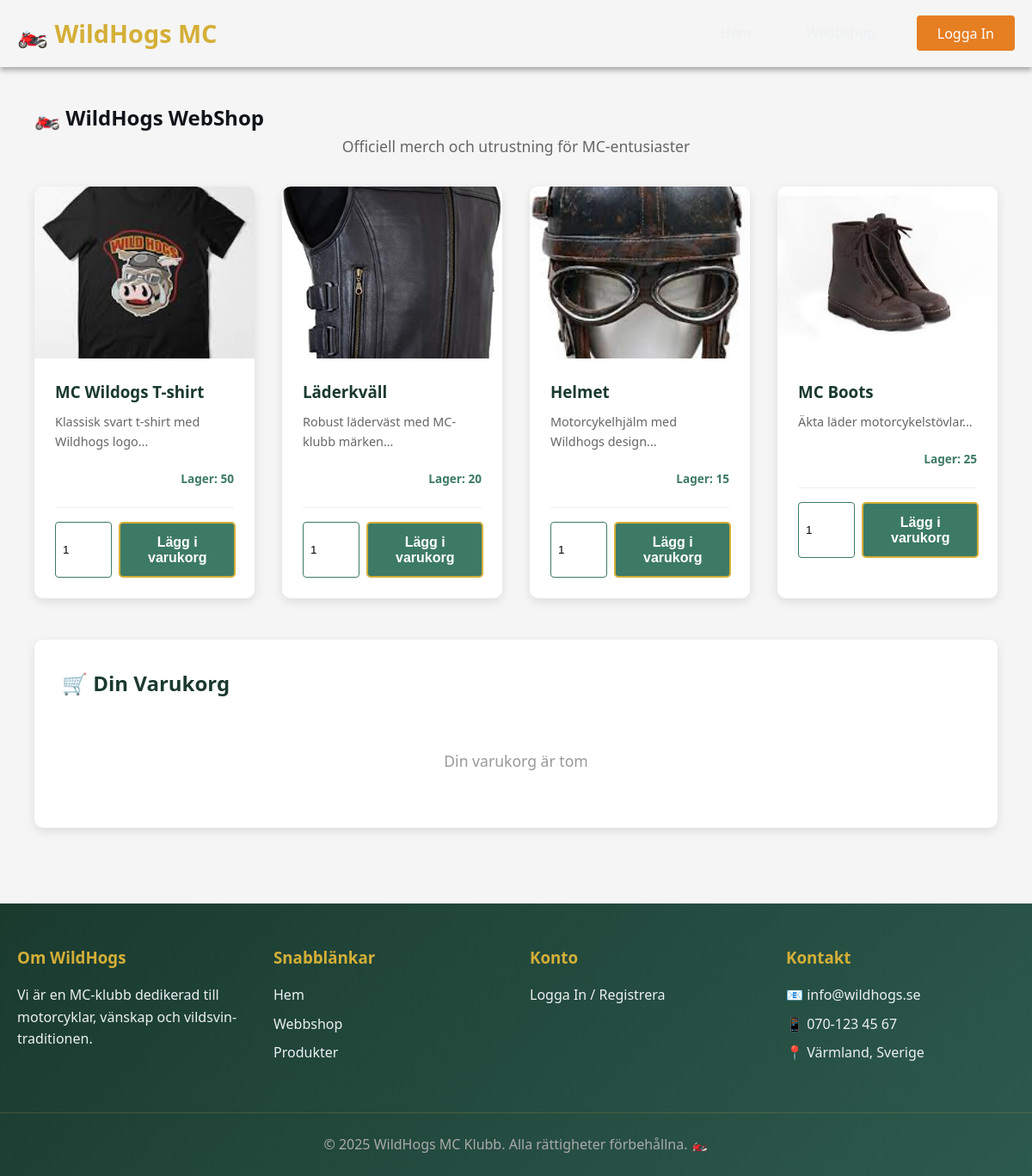
Screenshot of /webshop.php with the database file from the repository.
### tables this page shows
CREATE TABLE IF NOT EXISTS products (
    id INT PRIMARY KEY AUTO_INCREMENT,
    name VARCHAR(100) NOT NULL,
    description TEXT,
    price DECIMAL(10, 2) NOT NULL,
    stock INT NOT NULL DEFAULT 0,
    image_url VARCHAR(255),
    created_by INT,
    created_at TIMESTAMP DEFAULT CURRENT_TIMESTAMP,
    FOREIGN KEY (created_by) REFERENCES users(id)
);

### config.php (called while the page is built, shortened)
<?php
function isLoggedIn() {
    return isset($_SESSION['user_id']);
}
?>

### webshop.php (the view, shortened to what this page needs)
<?php
require 'config.php';
$query = "SELECT * FROM products WHERE stock > 0";
$stmt = $pdo->query($query);
$products = $stmt->fetchAll();
?>
<!DOCTYPE html>
<html lang="sv">
<head>
    <link rel="stylesheet" href="style.css">
</head>
<body>
    <?php include 'includes/nav.php'; ?>
    <main class="container">
        <section class="webshop-section">
            <h1>🏍️ WildHogs WebShop</h1>
            <p class="section-subtitle">Officiell merch och utrustning för MC-entusiaster</p>
            <div class="webshop-grid">
                <?php foreach ($products as $product): ?>
                    <div class="product-card">
                        <div class="product-image">
                            <img src="<?php echo htmlspecialchars($product['image_url'] ?? 'images/placeholder.jpg'); ?>" alt="<?php echo htmlspecialchars($product['name']); ?>">
                        </div>
                        <div class="product-info">
                            <h3><?php echo htmlspecialchars($product['name']); ?></h3>
                            <p class="product-description"><?php echo htmlspecialchars(substr($product['description'], 0, 100)); ?>...</p>
                            <div class="product-footer">
                                <span class="stock">Lager: <?php echo $product['stock']; ?></span>
                            </div>
                            <form method="POST" class="add-to-cart-form">
                                <input type="number" name="quantity" value="1" min="1" max="<?php echo $product['stock']; ?>">
                                <button type="submit" name="add_to_cart" class="btn-secondary">Lägg i varukorg</button>
                            </form>
                        </div>
                    </div>
                <?php endforeach; ?>
            </div>
            <div class="cart-section">
                <h2>🛒 Din Varukorg</h2>
                <?php if (!empty($_SESSION['cart'])): ?>
                    <table class="cart-table">
                        <thead>
                            <tr>
                                <th>Produkt</th>
                                <th>Pris</th>
                                <th>Antal</th>
                                <th>Totalt</th>
                            </tr>
                        </thead>
                        <tbody>
                            <?php
                            $total = 0;
                            foreach ($_SESSION['cart'] as $product_id => $quantity):
                                $stmt = $pdo->prepare("SELECT * FROM products WHERE id = ?");
                                $stmt->execute([$product_id]);
                                $product = $stmt->fetch();
                                $item_total = $product['price'] * $quantity;
                                $total += $item_total;
                            ?>
                                <tr>
                                    <td><?php echo htmlspecialchars($product['name']); ?></td>
                                    <td><?php echo number_format($product['price'], 2, ',', ' '); ?> kr</td>
                                    <td><?php echo $quantity; ?></td>
                                    <td><?php echo number_format($item_total, 2, ',', ' '); ?> kr</td>
                                </tr>
                            <?php endforeach; ?>
                        </tbody>
                    </table>
                    <div class="cart-total">
                        <h3>Totalt: <?php echo number_format($total, 2, ',', ' '); ?> kr</h3>
                    </div>
                    <div class="cart-actions">
                        <a href="webshop.php?clear_cart=1" class="btn-secondary">Rensa varukorg</a>
                        <?php if (isLoggedIn()): ?>
                            <form method="POST" action="checkout.php">
                                <button type="submit" class="btn-primary">Fortsätt till betalning</button>
                            </form>
                        <?php else: ?>
                            <a href="login.php" class="btn-primary">Logga in för att slutföra köp</a>
                        <?php endif; ?>
                    </div>
                <?php else: ?>
                    <p class="empty-cart">Din varukorg är tom</p>
                <?php endif; ?>
            </div>
        </section>
    </main>
    <?php include 'includes/footer.php'; ?>
</body>
</html>

### includes/nav.php (shortened to what this page needs)
<nav class="navbar">
    <div class="nav-container">
        <div class="nav-logo">
            <a href="index.php">🏍️ WildHogs MC</a>
        </div>
        <ul class="nav-menu">
            <li><a href="index.php">Hem</a></li>
            <li><a href="webshop.php">Webbshop</a></li>
            <?php if (isLoggedIn()): ?>
                <li><span class="welcome-text">Välkommen, <?php echo htmlspecialchars($_SESSION['username']); ?></span></li>
                <?php if (isAdmin()): ?>
                    <li><a href="admin.php" class="nav-admin">Admin Panel</a></li>
                <?php endif; ?>
                <li><a href="logout.php" class="btn-logout">Logga Ut</a></li>
            <?php else: ?>
                <li><a href="login.php" class="btn-login">Logga In</a></li>
            <?php endif; ?>
        </ul>
    </div>
</nav>

### includes/footer.php (shortened to what this page needs)
<footer class="footer">
    <div class="container footer-content">
        <div class="footer-section">
            <h3>Om WildHogs</h3>
            <p>Vi är en MC-klubb dedikerad till motorcyklar, vänskap och vildsvin-traditionen.</p>
        </div>
        <div class="footer-section">
            <h3>Snabblänkar</h3>
            <ul>
                <li><a href="index.php">Hem</a></li>
                <li><a href="webshop.php">Webbshop</a></li>
                <li><a href="webshop.php">Produkter</a></li>
            </ul>
        </div>
        <div class="footer-section">
            <h3>Konto</h3>
            <ul>
                <?php if (isLoggedIn()): ?>
                    <li><span>Inloggad som: <?php echo htmlspecialchars($_SESSION['username']); ?></span></li>
                    <li><a href="logout.php">Logga Ut</a></li>
                <?php else: ?>
                    <li><a href="login.php">Logga In / Registrera</a></li>
                <?php endif; ?>
            </ul>
        </div>
        <div class="footer-section">
            <h3>Kontakt</h3>
            <p>📧 info@wildhogs.se</p>
            <p>📱 070-123 45 67</p>
            <p>📍 Värmland, Sverige</p>
        </div>
    </div>
    <div class="footer-bottom">
        <p>&copy; 2025 WildHogs MC Klubb. Alla rättigheter förbehållna. 🏍️</p>
    </div>
</footer>

### style.css (style rules this page uses)
:root { --primary-dark: #1a3a2e; --primary-medium: #2d5a4e; --primary-light: #3d7a66; --accent-gold: #d4af37; --accent-orange: #e67e22; --text-dark: #0f1419; --text-light: #ecf0f1; --border-color: #3d7a66; --hover-color: #4a9975; --danger-color: #e74c3c; }
* { margin: 0; padding: 0; box-sizing: border-box; }
html { scroll-behavior: smooth; }
body { font-family: 'Segoe UI', Tahoma, Geneva, Verdana, sans-serif; line-height: 1.6; color: var(--text-dark); background-color: #f5f5f5; }
.container { max-width: 1200px; margin: 0 auto; padding: 0 20px; }
.navbar { background: url(images/RUSTIK_568.jpg); box-shadow: 0 4px 6px rgba(0, 0, 0, 0.3); position: sticky; top: 0; z-index: 100; }
.nav-container { max-width: 1200px; margin: 0 auto; padding: 1rem 20px; display: flex; justify-content: space-between; align-items: center; }
.nav-logo a { font-size: 1.8rem; font-weight: bold; color: var(--accent-gold); text-decoration: none; transition: color 0.3s; }
.nav-menu { display: flex; list-style: none; gap: 2rem; align-items: center; }
.nav-menu a { color: var(--text-light); text-decoration: none; font-weight: 500; transition: all 0.3s; padding: 0.5rem 1rem; border-radius: 4px; }
.btn-login { background-color: var(--accent-orange); color: white !important; padding: 0.6rem 1.5rem !important; border-radius: 20px; font-weight: bold; transition: all 0.3s; }
.btn-primary, .btn-secondary { padding: 0.8rem 2rem; border: none; border-radius: 5px; font-size: 1rem; font-weight: bold; cursor: pointer; text-decoration: none; transition: all 0.3s; display: inline-block; text-align: center; }
.btn-secondary { background-color: var(--primary-light); color: white; border: 2px solid var(--accent-gold); }
.webshop-section { padding: 40px 20px; }
.section-subtitle { text-align: center; color: #666; font-size: 1.1rem; margin-bottom: 2rem; }
.webshop-grid { display: grid; grid-template-columns: repeat(auto-fill, minmax(250px, 1fr)); gap: 2rem; margin-bottom: 3rem; }
.product-card { background: white; border-radius: 10px; overflow: hidden; box-shadow: 0 4px 12px rgba(0, 0, 0, 0.1); transition: all 0.3s; }
.product-image { width: 100%; height: 200px; background-color: #f0f0f0; display: flex; align-items: center; justify-content: center; overflow: hidden; }
.product-image img { width: 100%; height: 100%; object-fit: cover; }
.product-info { padding: 1.5rem; }
.product-info h3 { color: var(--primary-dark); margin-bottom: 0.5rem; }
.product-description { color: #666; font-size: 0.9rem; margin-bottom: 1rem; }
.product-footer { display: flex; justify-content: space-between; align-items: center; margin-bottom: 1rem; padding-bottom: 1rem; border-bottom: 1px solid #eee; }
.stock { font-size: 0.85rem; color: var(--primary-light); font-weight: bold; }
.add-to-cart-form { display: flex; gap: 0.5rem; }
.add-to-cart-form input { width: 70px; padding: 0.5rem; border: 1px solid var(--border-color); border-radius: 4px; }
.add-to-cart-form button { flex: 1; }
.cart-section { background: white; padding: 2rem; border-radius: 10px; margin-top: 3rem; box-shadow: 0 4px 12px rgba(0, 0, 0, 0.1); }
.cart-section h2 { color: var(--primary-dark); margin-bottom: 1.5rem; }
.empty-cart { text-align: center; color: #999; padding: 2rem; font-size: 1.1rem; }
.footer { background: linear-gradient(135deg, var(--primary-dark) 0%, var(--primary-medium) 100%); color: var(--text-light); margin-top: 3rem; }
.footer-content { display: grid; grid-template-columns: repeat(auto-fit, minmax(250px, 1fr)); gap: 2rem; padding: 3rem 20px; }
.footer-section h3 { color: var(--accent-gold); margin-bottom: 1rem; }
.footer-section a { color: var(--text-light); text-decoration: none; transition: color 0.3s; }
.footer-section ul { list-style: none; }
.footer-section li { margin-bottom: 0.5rem; }
.footer-section p { margin-bottom: 0.5rem; }
.footer-bottom { text-align: center; padding: 1.5rem 20px; border-top: 1px solid rgba(212, 175, 55, 0.2); color: #aaa; }

### rows the page displays
products: image_url (picture), name "MC Wildogs T-shirt", description "Klassisk svart t-shirt med Wildhogs logo", stock "50"
products: image_url (picture), name "Läderkväll", description "Robust läderväst med MC-klubb märken", stock "20"
products: image_url (picture), name "Helmet", description "Motorcykelhjälm med Wildhogs design", stock "15"
products: image_url (picture), name "MC Boots", description "Äkta läder motorcykelstövlar", stock "25"
